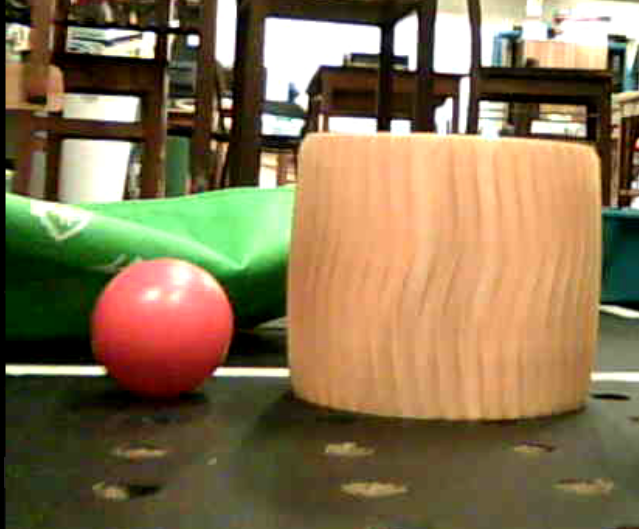
#> input picture lab2/amarillo_.png, 639 x 529 px, given in place of the camera
$ python cam_test.py
#> lines starting #> are read from the running program, lines starting #| are printed output that depends on the picture; after the words box and inside, x2 and y2 are one past the last pixel; in counts of white or black regions, pixels touching at a corner belong together
import cv2
import numpy as np

cap = cv2.VideoCapture(0)

while(True):
    # Tomar cada frame
    _, frame = cap.read()
#> frame is the input picture: shape (529, 639, 3); mean B, G, R 81.7, 115.2, 134.1

    # Convertir de BGR a HSV
    hsv = cv2.cvtColor(frame, cv2.COLOR_BGR2HSV)
#> hsv: shape (529, 639, 3); mean H, S, V 27.7, 128.8, 141.6

    #####################################################
    # IDENTIFICAR COLOR AMARILLO

    # Definir el rango de color en HSV
    lower_range = np.array([20, 100, 100])
    upper_range = np.array([30, 255, 255])

    # Umbralizar la imagen HSV para obtener solo los colores en rango
    mask = cv2.inRange(hsv, lower_range, upper_range)
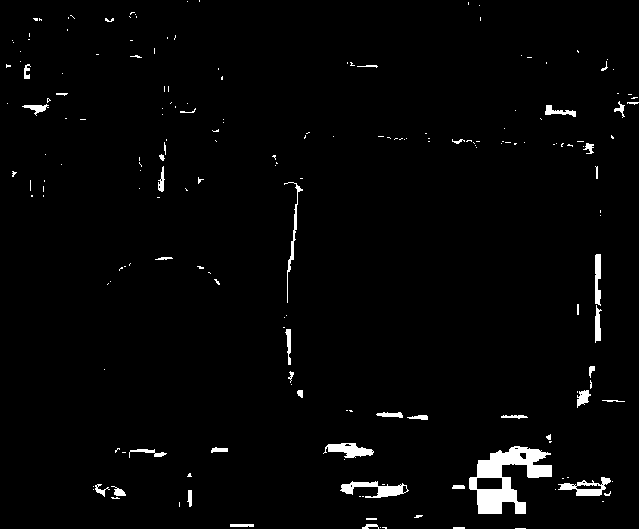
#> mask: shape (529, 639); 2.2% white; 194 white regions (150 under 20 px), largest, box (x1, y1, x2, y2) and area: (469, 446, 552, 514) 2618, (340, 481, 409, 498) 546, (323, 443, 374, 458) 435

    # Aplicar transformaciones morfológicas para reducir el ruido
    kernel = np.ones((5, 5), np.uint8)
    mask = cv2.morphologyEx(mask, cv2.MORPH_OPEN, kernel)  # Apertura
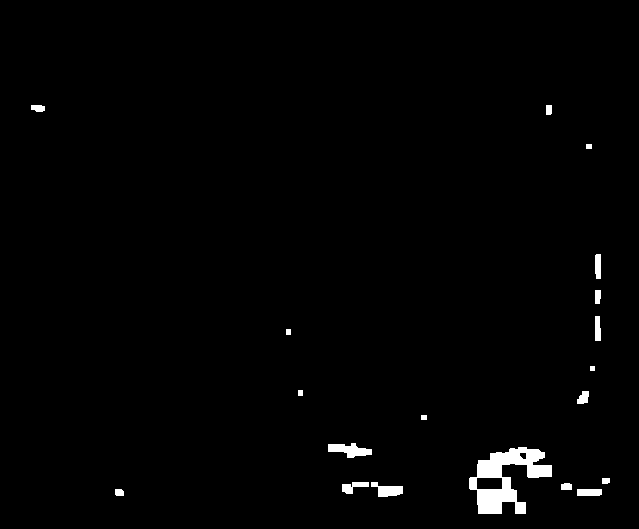
#> mask: shape (529, 639); 1.3% white; 19 white regions, largest, box (x1, y1, x2, y2) and area: (469, 447, 552, 514) 2576, (328, 443, 372, 458) 390, (371, 482, 403, 497) 286
    mask = cv2.morphologyEx(mask, cv2.MORPH_CLOSE, kernel)  # Cierre
#> mask: shape (529, 639); 1.4% white; 18 white regions

    # Encontrar contornos en la máscara
    contours, _ = cv2.findContours(mask, cv2.RETR_TREE, cv2.CHAIN_APPROX_SIMPLE)
#> contours = 19 contours, 1 with area under 20; largest, box (x1, y1, x2, y2) and area: (469, 447, 552, 514) 2717, (342, 482, 403, 497) 404, (328, 443, 372, 458) 336, (476, 477, 503, 490) 310, (577, 489, 602, 496) 142

    # Suponiendo que hay al menos un contorno, encontrar el contorno más grande
    if contours:
        largest_contour = max(contours, key=cv2.contourArea)
#> largest_contour = contour of 70 points, box (x1, y1, x2, y2) (469, 447, 552, 514), area 2717

        # Calcular los momentos del contorno más grande
        M = cv2.moments(largest_contour)
#> M = moments, m00 2717, centre m10/m00, m01/m00 = (504.2, 478.4)

        if M["m00"] != 0:
            # Calcular las coordenadas del centro del objeto
            cX = int(M["m10"] / M["m00"])
#> cX = 504
            cY = int(M["m01"] / M["m00"])
#> cY = 478
        else:
            cX, cY = 0, 0

        # Dibujar el contorno y el centro del objeto en la imagen original
        cv2.drawContours(frame, [largest_contour], -1, (0, 255, 0), 2)
        cv2.circle(frame, (cX, cY), 7, (255, 0, 0), -1)
        cv2.putText(frame, "center", (cX - 20, cY - 20), cv2.FONT_HERSHEY_SIMPLEX, 0.5, (255, 0, 0), 2)
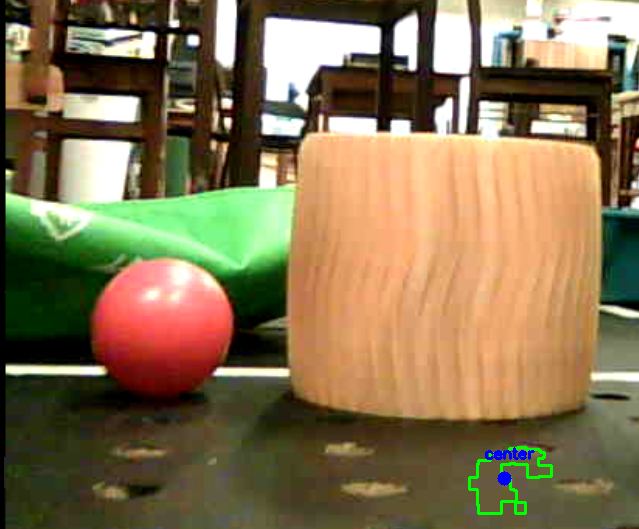
#> frame: shape (529, 639, 3); mean B, G, R 81.8, 115.5, 133.6

    # Aplicar AND bit a bit de la máscara y la imagen original
    res = cv2.bitwise_and(frame, frame, mask=mask)

    # Mostrar la imagen con el objeto amarillo resaltado y el centro marcado
    cv2.imshow('image', frame)
    k = cv2.waitKey(10) & 0xFF
#> (key Esc is pressed here)
    if k == 27:
        break

cap.release()
cv2.destroyAllWindows()

$ run again, on lab2/verde_.png
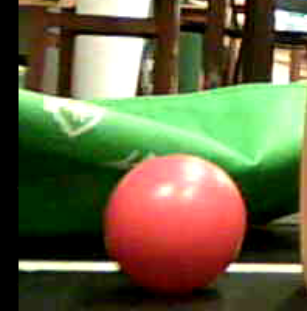
#> input picture lab2/verde_.png, 307 x 311 px, given in place of the camera
#> frame is the input picture: shape (311, 307, 3); mean B, G, R 68.6, 101.6, 103.1
#> hsv: shape (311, 307, 3); mean H, S, V 35.2, 140.9, 125.1
#> `mask = cv2.morphologyEx(mask, cv2.MORPH_OPEN, kernel)`:
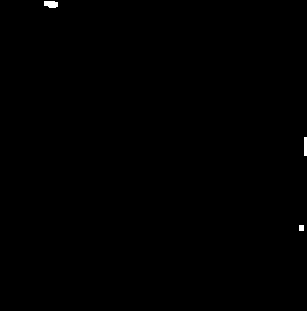
#> mask: shape (311, 307); 0.18% white; 3 white regions, box (x1, y1, x2, y2) and area: (44, 1, 58, 8) 84, (304, 137, 307, 156) 57, (299, 225, 304, 231) 30
#> contours = 3 contours; box (x1, y1, x2, y2) and area: (44, 0, 58, 8) 82, (304, 137, 307, 156) 36, (299, 225, 304, 231) 20
#> largest_contour = [[44, 0], [44, 5], [47, 5], [49, 7], [55, 7], [56, 6], [57, 6], [57, 0]]
#> M = moments, m00 81.5, centre m10/m00, m01/m00 = (50.83, 3.19)
#> cX = 50
#> cY = 3
#> `cv2.circle(frame, (cX, cY), 7, (255, 0, 0), -1)`:
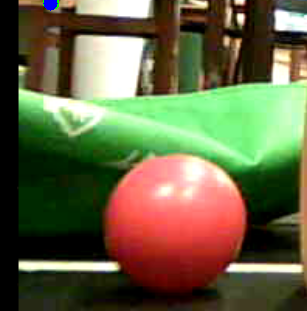
#> frame: shape (311, 307, 3); mean B, G, R 68.9, 101.5, 102.9
